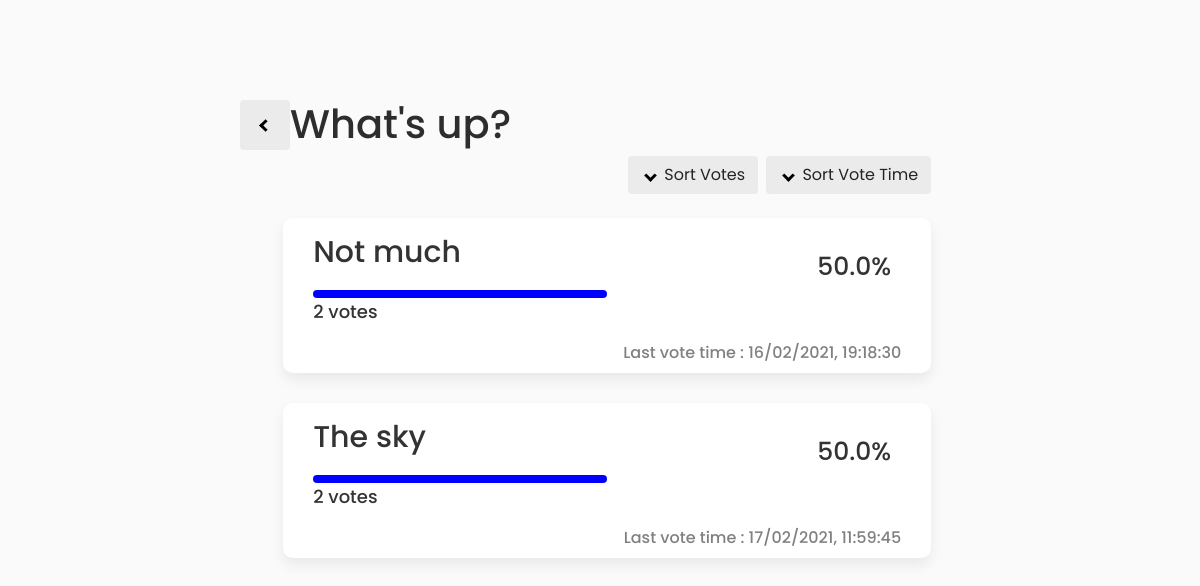
/polls/1/results/, run on an earlier commit of the app's database.
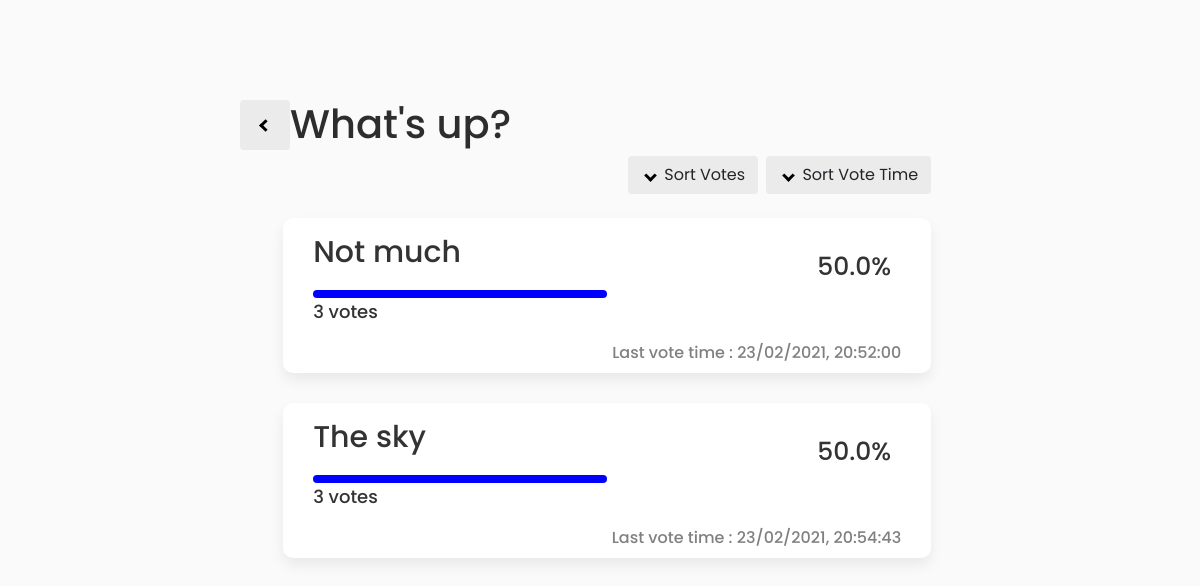
And on a later commit of the database.
### polls/models.py (models this page shows, shortened)
class Question(models.Model):
    question_text = models.CharField(max_length=200)
    pub_date = models.DateTimeField('date published')
    def was_published_recently(self):
        now = timezone.now()
        return now - datetime.timedelta(days=1) <= self.pub_date <= now
    was_published_recently.admin_order_field = 'pub_date'
    was_published_recently.boolean = True
    was_published_recently.short_description = 'Published recently?'
    def get_sum_score(self): # total votes for each question
        choices = list(self.choice_set.all()) # all choices of that question
        sum = 0
        for choice in choices:
            sum += choice.votes_score
        return sum

class Choice(models.Model):
    question = models.ForeignKey(Question, on_delete=models.CASCADE)
    choice_text = models.CharField(max_length=200)
    votes_score = models.IntegerField(default=0)
    def latest_vote_time(self): # lastest vote time of each choice
        latest_vote = self.votes.latest('time')
        latest_time = latest_vote.time.astimezone(tz).strftime("%d/%m/%Y, %H:%M:%S")
        return latest_time
    def get_percent(self):  # percentage of votes for each choice
        choice_percent = self.votes_score/self.question.get_sum_score() *100
        return "{:.1f}".format(choice_percent)

class Vote(models.Model):
    choice = models.ForeignKey(Choice,related_name= 'votes', on_delete=models.CASCADE)
    time = models.DateTimeField('time', blank=True,default=timezone.now)

### polls/views.py (the view)
# urls.py: path('<int:pk>/results/', views.ResultsView.as_view(), name='results'),
class ResultsView(generic.DetailView):
    model = Question
    template_name = 'polls/results.html'

### polls/templates/polls/results.html (shortened to what this page needs)
{% extends 'polls/base.html' %}
{% load static %}
{% block style %}
<link rel="stylesheet" type="text/css" href="{% static 'polls/css/results.css' %}">
{% endblock %}
{% block content %}
<main>
    <div class="inner-wrapper lrg">
        <div class="navigate inline">
            <a href={% url 'polls:detail' question.id %} class="previous-btn">
                <button class="btn"><i class="arrowleft"></i></button>
            </a>
        </div>
        <div class="question-head inline">
            <h1>{{ question.question_text }}</h1>
        </div>
        <div class="sort-btn d-grid gap-1 d-md-flex justify-content-md-end inline">
            <button type="button" class="btn me-md-1" onclick="sortVoteScore()">
                <i id="arrow_votes" class="arrow down"></i>
                 Sort Votes
            </button>
            <button type="button" class="btn" onclick="sortLastVoteTime()">
                <i id="arrow_voteTime" class="arrow down"></i>
                Sort Vote Time
            </button>
        </div>
        <div class="choice">
            {% for choice in question.choice_set.all %}
            <div class="choice-wrapper">
                <div class="result-heading">
                    <h2 class="name">{{ choice.choice_text }}</h2>
                    <p class="percent">{{ choice.get_percent }}%</p>
                </div>
                <div class="result-bar">
                    <div class="progress-bar" style="width: {{ choice.get_percent }}%;"></div>
                </div>
                <div id="scorediv" class="votes-number">
                    <p id="score">{{ choice.votes_score }} vote{{ choice.votes_score|pluralize }}</p>
                </div>
                <div class="lasttime-vote">
                    <p>Last vote time : {{choice.latest_vote_time}}</p>
                </div>
            </div>
            {% endfor %}
        </div>
    </div>
</main>
{% endblock %}

### polls/templates/polls/base.html (shortened to what this page needs)
<!DOCTYPE html>
<html lang="en">
<head>
    <link href="https://cdn.jsdelivr.net/npm/bootstrap@5.0.0-beta2/dist/css/bootstrap.min.css" rel="stylesheet"
>
    {% block style %}
    {% endblock %}
</head>
<body>
    {% block content %}
    {% endblock %}
</body>
</html>

### polls/static/polls/css/results.css (style rules this page uses)
body { background-color: #fafafa; color:#2D2D2D; margin:0; padding:0; transition: background-color 0.5s ease; font-family: 'Poppins', 'Mitr', sans-serif; }
main { float: left; width: 100%; padding: 100px 0px; }
.inner-wrapper { width: 60%; margin-left: auto; margin-right: auto; }
.inline { display: inline; }
.question-head h1 { margin-left: 6%; }
.navigate button { position: relative; float: left; height: 50px; width: 50px; background-color: #ebebeb; color: black; }
.arrowleft { border: solid black; border-width: 0 3px 3px 0; display: inline-block; padding: 3px; transform: rotate(135deg); -webkit-transform: rotate(135deg); }
.down { transform: rotate(45deg); -webkit-transform: rotate(45deg); }
.arrow { border: solid black; border-width: 0 3px 3px 0; display: inline-block; padding: 3px; margin: 0px 5px 0px 5px; vertical-align: middle; display: inline-block; }
.sort-btn button { background-color: #ebebeb; position: relative; right: 4%; }
.choice .choice-wrapper { margin-bottom: 30px; left: 6%; width: 90%; position: relative; transition: transform 0.5s ease; }
.choice-wrapper { color: #333; background: #FFFFFF; border: none; text-decoration: none; font-weight: 500; box-shadow: 0px 7px 14px rgba(0, 0, 0, 0.07); border-radius: 10px; padding: 1rem 30px 2rem 30px; margin-top: 1.5rem; }
.result-heading .name { font-size: 30px; }
.result-heading .percent { font-size: 25px; position: absolute; margin-top: -30px; right: 40px; }
.votes-number { font-size: 18px; }
.progress-bar { height: 8px; background-color: blue; border-radius: 50px; margin-top: 20px; }
.lasttime-vote { color: gray; float: right; display: inline; right: 20px; }

What changed in the data, as far as the page shows it:
changed Choice "Not much": votes_score "2" → "3"; latest_vote_time "16/02/2021, 19:18:30" → "23/02/2021, 20:52:00"
changed Choice "The sky": votes_score "2" → "3"; latest_vote_time "17/02/2021, 11:59:45" → "23/02/2021, 20:54:43"
